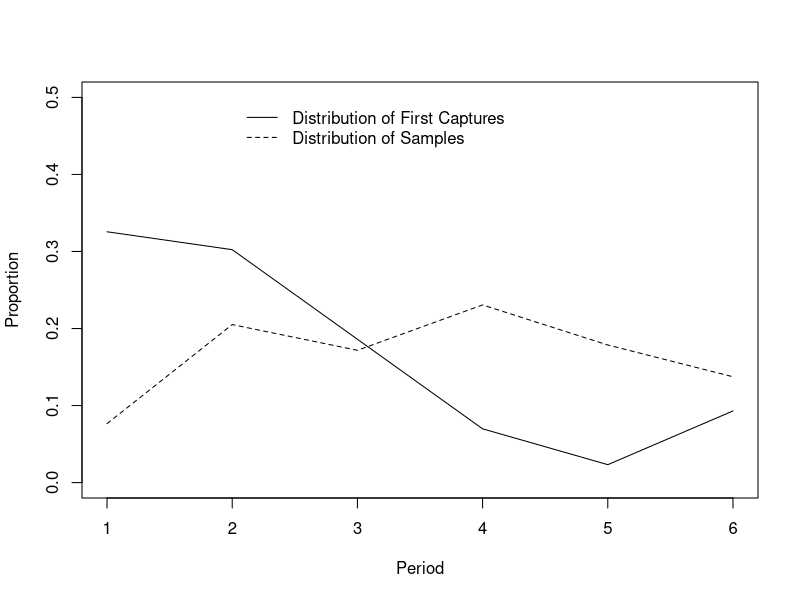

Generate this figure with R: (Note: this script raises an error after producing the figure.)
#'This script is going to reshape our sample observations into a dataframe that will allow us to look at redundant samples versus time.
#'(and hopefuly fit a glm model to that dataframe).

library(dplyr)
library(reshape2)
library(lme4)
library(doBy)
library(ggplot2)

#' read in sampobs from DataExploration.R
sampobs<-read.csv("../data/samps1.csv")

#' Create dataframe of interest
test2<-summaryBy(Sample~Individual+Period+site, FUN=length, data=sampobs)
firstcap<-summaryBy(Period~Individual, FUN=min,data=test2)
behav.obs<-test2 %>% left_join(firstcap)
behav.obs$firstcap<-I(behav.obs$Period==behav.obs$Period.min)
behav.obs$Period<-as.factor(behav.obs$Period)

#' Fit glmm model
mod<-glmer(Sample.length~Period+firstcap+(1|Individual), data=behav.obs, family=poisson())
summary(mod)

#' Not what I hoped...in terms of firstcap, but it does appear that the there were fewer captures
#' for the later sampling periods (which would have a similar effect - i.e., fewer recaptures
#' if the data were sampled randomly)... 
#' 
#' Lets look at when the first captures occurred by period & also overall # samples by period
#' - Most first captures occured during period 1, 2, or 3.
table(firstcap$Period.min) # distribution of first captures (which period?)

#' What about total number of captures by period
table(sampobs$Period)

#' Now, number of unique bears in each sampling period
ubears<-summaryBy(Individual~Period, FUN=function(x){length(unique(x))}, data=behav.obs)


#' So, the first sampling period has the most first time captures, but the fewest overall
#'  number of hair samples. 
plot(1:6, as.numeric(table(firstcap$Period.min)/sum(table(firstcap$Period.min))), lty=1, ylim=c(0,0.5), 
     xlab="Period", ylab="Proportion", type="l")

lines(1:6, table(sampobs$Period)/sum(table(sampobs$Period)), lty=2) 
#lines(1:6, ubears[,2]/sum(ubears[,2]), col="blue")
legend(2, 0.5, lty=c(1,2), bty="n", 
       legend=c("Distribution of First Captures", "Distribution of Samples"))


#' Nick's code
test2<-as.data.frame(tally(site~Period + Individual, data=melt(sampobs, id.vars = c("Individual","site","Period"))[1:3]))
test2$Freq<-test2$Freq/11 #They're all off by a factor of 11...?
colnames(test2)[4]<-"nsamps"
test2<-test2[test2$nsamps>0,]

test3<-melt(test2, id.vars = c("Individual", "Period"))[1:2]
test3<-test3[!duplicated(test3),]
test3<-mutate(test3, firstCap = !duplicated(Individual))

#' Here it is, John
behav.obs<-test2 %>% left_join(test3)
